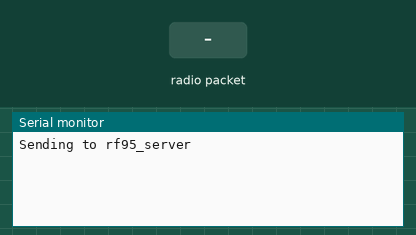
Recording of a sketch running on a simulated Arduino Uno, built with avr-gcc and run on an emulated ATmega328P. Shown: the last lines printed to the serial monitor. The inputs (shaded band) are chosen by the test bench. No radio packets arrive unless stated.

Above: at 1.2 s.
1.3 s: radio packet "1" arrives
At 1.56 s:
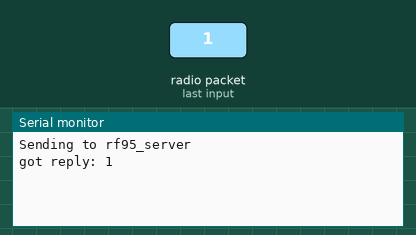
2.8 s: radio packet "0" arrives
At 3.7 s:
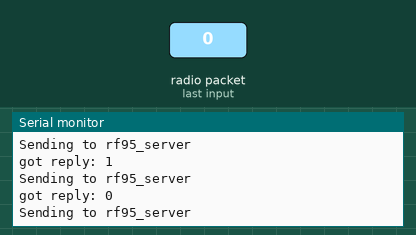
4.3 s: radio packet "2" arrives
At 4.57 s:
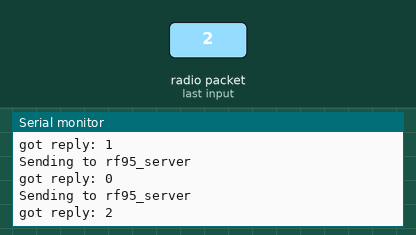

The sketch:

senderB1.ino
```cpp
// rf95_client.pde
// -*- mode: C++ -*-
// Example sketch showing how to create a simple messageing client
// with the RH_RF95 class. RH_RF95 class does not provide for addressing or
// reliability, so you should only use RH_RF95 if you do not need the higher
// level messaging abilities.
// It is designed to work with the other example rf95_server
// Tested with Anarduino MiniWirelessLoRa, Rocket Scream Mini Ultra Pro with
// the RFM95W, Adafruit Feather M0 with RFM95

#include <SPI.h>
#include <RH_RF95.h>

// ttgo
#define RFM95_CS 18
#define RFM95_RST 14
#define RFM95_INT 26

// estrutura da mensagem que vai ser trocada
struct MsgStruct {
  char  pangrama[44]; //= "the quick brown fox jump over the crazy dog";
  uint16_t count;
};

// permite acessar a mnensagem como um array de bytes.
union MsgUnion {
  uint8_t msg_array[sizeof(MsgStruct)];
  MsgStruct msg;
};

union MsgUnion msg_tx;

// Change to 434.0 or other frequency, must match RX's freq!
#define RF95_FREQ 915.0

// Singleton instance of the radio driver
//RH_RF95 rf95;
//RH_RF95 rf95(5, 2); // Rocket Scream Mini Ultra Pro with the RFM95W
//RH_RF95 rf95(8, 3); // Adafruit Feather M0 with RFM95
RH_RF95 rf95(RFM95_CS, RFM95_INT);


// Need this on Arduino Zero with SerialUSB port (eg RocketScream Mini Ultra Pro)
//#define Serial SerialUSB

void setup()
{
  // Rocket Scream Mini Ultra Pro with the RFM95W only:
  // Ensure serial flash is not interfering with radio communication on SPI bus
//  pinMode(4, OUTPUT);
//  digitalWrite(4, HIGH);

  sprintf(msg_tx.msg.pangrama, "the quick brow fox jump over the crazy dog");

  pinMode(RFM95_RST, OUTPUT);
  digitalWrite(RFM95_RST, HIGH);
  // manual reset
  digitalWrite(RFM95_RST, LOW);
  delay(10);
  digitalWrite(RFM95_RST, HIGH);
  delay(10);

  Serial.begin(115200);
  while (!Serial) ; // Wait for serial port to be available

  if (!rf95.init())
    Serial.println("init failed");
  // Defaults after init are 434.0MHz, 13dBm, Bw = 125 kHz, Cr = 4/5, Sf = 128chips/symbol, CRC on
  if (!rf95.setFrequency(RF95_FREQ)) {
    Serial.println("setFrequency failed");
    while (1);
  }
  // The default transmitter power is 13dBm, using PA_BOOST.
  // If you are using RFM95/96/97/98 modules which uses the PA_BOOST transmitter pin, then
  // you can set transmitter powers from 5 to 23 dBm:
//  driver.setTxPower(23, false);
  // If you are using Modtronix inAir4 or inAir9,or any other module which uses the
  // transmitter RFO pins and not the PA_BOOST pins
  // then you can configure the power transmitter power for -1 to 14 dBm and with useRFO true.
  // Failure to do that will result in extremely low transmit powers.
//  driver.setTxPower(14, true);

  rf95.setTxPower(23);
  rf95.setFrequency(915.0);
  rf95.setSpreadingFactor(7);
  rf95.setSignalBandwidth(125E3);
  rf95.setCodingRate4(5);
  rf95.setPreambleLength(8);


}

void loop()
{
  Serial.println("Sending to rf95_server");
  // Send a message to rf95_server
 // uint8_t data[] = "Hello World!";
  rf95.send(msg_tx.msg_array, sizeof(msg_tx.msg_array));

  rf95.waitPacketSent();

  msg_tx.msg.count++;
  // Now wait for a reply
  uint8_t buf[RH_RF95_MAX_MESSAGE_LEN];
  uint8_t len = sizeof(buf);

  if (rf95.waitAvailableTimeout(3000))
  {
    // Should be a reply message for us now
    if (rf95.recv(buf, &len))
   {
      Serial.print("got reply: ");
      Serial.println((char*)buf);
//      Serial.print("RSSI: ");
//      Serial.println(rf95.lastRssi(), DEC);
    }
    else
    {
      Serial.println("recv failed");
    }
  }
  else
  {
    Serial.println("No reply, is rf95_server running?");
  }
  delay(400);
}
```

Measured:
- after the input at 1.3 s, the serial monitor: prints a new line at once (image 1)
- after the input at 2.8 s, the serial monitor: prints a new line at once (image 2)
- after the input at 4.3 s, the serial monitor: prints a new line at once (image 3)
